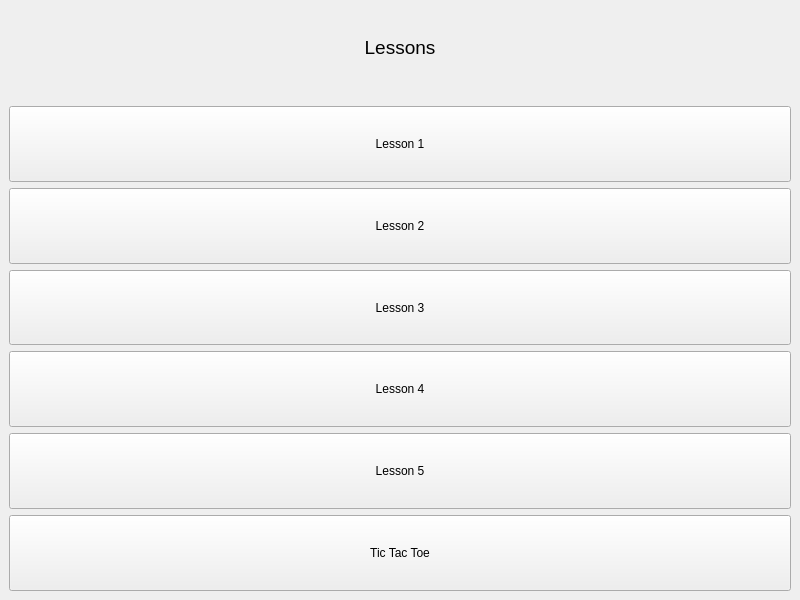
<?xml version="1.0" encoding="UTF-8"?>
<ui version="4.0">
 <class>MainWindow</class>
 <widget class="QMainWindow" name="MainWindow">
  <property name="geometry">
   <rect>
    <x>0</x>
    <y>0</y>
    <width>800</width>
    <height>600</height>
   </rect>
  </property>
  <property name="palette">
   <palette>
    <active>
     <colorrole role="Highlight">
      <brush brushstyle="SolidPattern">
       <color alpha="255">
        <red>232</red>
        <green>232</green>
        <blue>232</blue>
       </color>
      </brush>
     </colorrole>
    </active>
    <inactive>
     <colorrole role="Highlight">
      <brush brushstyle="SolidPattern">
       <color alpha="255">
        <red>232</red>
        <green>232</green>
        <blue>232</blue>
       </color>
      </brush>
     </colorrole>
    </inactive>
    <disabled/>
   </palette>
  </property>
  <property name="windowTitle">
   <string>MainWindow</string>
  </property>
  <widget class="QWidget" name="centralwidget">
   <layout class="QVBoxLayout" name="verticalLayout">
    <item>
     <widget class="QLabel" name="label">
      <property name="sizePolicy">
       <sizepolicy hsizetype="Minimum" vsizetype="Minimum">
        <horstretch>0</horstretch>
        <verstretch>0</verstretch>
       </sizepolicy>
      </property>
      <property name="font">
       <font>
        <pointsize>14</pointsize>
       </font>
      </property>
      <property name="layoutDirection">
       <enum>Qt::LayoutDirection::LeftToRight</enum>
      </property>
      <property name="text">
       <string>Lessons</string>
      </property>
      <property name="alignment">
       <set>Qt::AlignmentFlag::AlignCenter</set>
      </property>
     </widget>
    </item>
    <item>
     <spacer name="verticalSpacer">
      <property name="orientation">
       <enum>Qt::Orientation::Vertical</enum>
      </property>
      <property name="sizeType">
       <enum>QSizePolicy::Policy::Fixed</enum>
      </property>
      <property name="sizeHint" stdset="0">
       <size>
        <width>20</width>
        <height>15</height>
       </size>
      </property>
     </spacer>
    </item>
    <item>
     <widget class="QPushButton" name="pushButton_1">
      <property name="sizePolicy">
       <sizepolicy hsizetype="Minimum" vsizetype="Preferred">
        <horstretch>0</horstretch>
        <verstretch>0</verstretch>
       </sizepolicy>
      </property>
      <property name="text">
       <string>Lesson 1</string>
      </property>
     </widget>
    </item>
    <item>
     <widget class="QPushButton" name="pushButton_2">
      <property name="sizePolicy">
       <sizepolicy hsizetype="Minimum" vsizetype="Preferred">
        <horstretch>0</horstretch>
        <verstretch>0</verstretch>
       </sizepolicy>
      </property>
      <property name="text">
       <string>Lesson 2</string>
      </property>
     </widget>
    </item>
    <item>
     <widget class="QPushButton" name="pushButton_3">
      <property name="sizePolicy">
       <sizepolicy hsizetype="Minimum" vsizetype="Preferred">
        <horstretch>0</horstretch>
        <verstretch>0</verstretch>
       </sizepolicy>
      </property>
      <property name="text">
       <string>Lesson 3</string>
      </property>
     </widget>
    </item>
    <item>
     <widget class="QPushButton" name="pushButton_4">
      <property name="sizePolicy">
       <sizepolicy hsizetype="Minimum" vsizetype="Preferred">
        <horstretch>0</horstretch>
        <verstretch>0</verstretch>
       </sizepolicy>
      </property>
      <property name="text">
       <string>Lesson 4</string>
      </property>
     </widget>
    </item>
    <item>
     <widget class="QPushButton" name="pushButton_5">
      <property name="sizePolicy">
       <sizepolicy hsizetype="Minimum" vsizetype="Preferred">
        <horstretch>0</horstretch>
        <verstretch>0</verstretch>
       </sizepolicy>
      </property>
      <property name="text">
       <string>Lesson 5</string>
      </property>
     </widget>
    </item>
    <item>
     <widget class="QPushButton" name="pushButtonOpenTicTacToe">
      <property name="sizePolicy">
       <sizepolicy hsizetype="Minimum" vsizetype="Preferred">
        <horstretch>0</horstretch>
        <verstretch>0</verstretch>
       </sizepolicy>
      </property>
      <property name="text">
       <string>Tic Tac Toe</string>
      </property>
     </widget>
    </item>
   </layout>
  </widget>
 </widget>
 <tabstops>
  <tabstop>pushButton_1</tabstop>
  <tabstop>pushButton_2</tabstop>
  <tabstop>pushButton_3</tabstop>
  <tabstop>pushButton_4</tabstop>
  <tabstop>pushButton_5</tabstop>
  <tabstop>pushButtonOpenTicTacToe</tabstop>
 </tabstops>
 <resources/>
 <connections/>
</ui>
